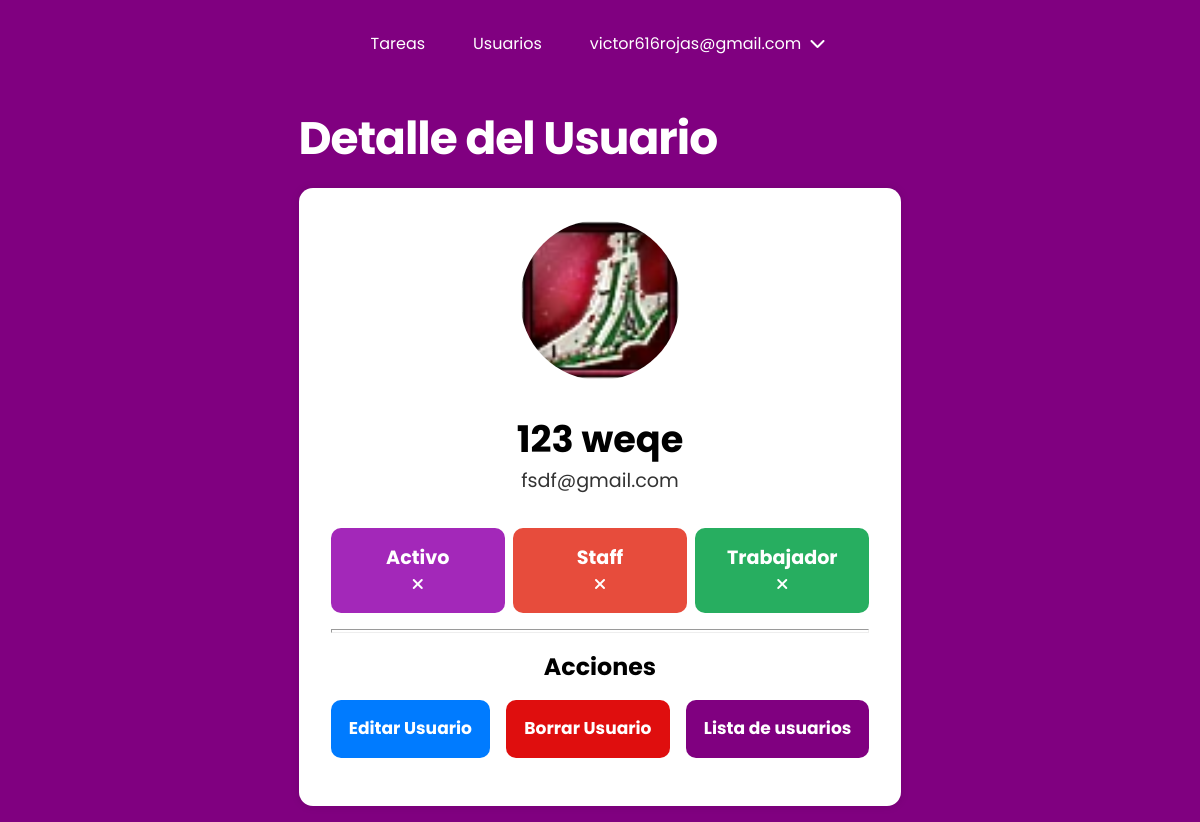
Page /users/7/ (signed in) on the committed database.
### users/models.py (models this page shows, shortened)
class CustomUser(AbstractBaseUser, PermissionsMixin):
    email = models.EmailField(unique=True, max_length=25)
    password = models.CharField(max_length=128)
    first_name = models.CharField(max_length=30, blank=True)
    last_name = models.CharField(max_length=30, blank=True)
    date_joined = models.DateTimeField(default=timezone.now)
    is_active = models.BooleanField(default=True)
    is_staff = models.BooleanField(default=False)
    is_worker = models.BooleanField(default=False)
    profile_picture = models.ImageField(upload_to='users/images/profile_pictures/',
                                        blank=True, null=True)
    objects = CustomUserManager()  # Instanciamos nuestro administrador personalizado
    USERNAME_FIELD = "email"
    REQUIRED_FIELDS = []
    class Meta:
        ordering = ["-date_joined"]

### users/views.py (the view)
# urls.py: path('<int:user_id>/', views.detail_user, name='user-detail'),
@login_required(login_url="/users/login/")
def detail_user(request, user_id):
    user = get_object_or_404(CustomUser, pk=user_id)
    is_not_current_user = request.user != user
    delete_url = reverse("user-delete", args=[user_id])
    context = {
        "user": user,
        "is_not_current_user": is_not_current_user,
        "delete_url": delete_url,
        "user_id_for_modal": user_id,
    }
    return render(request, "users/detail.html", context)

### users/templates/users/detail.html (shortened to what this page needs)
{% extends "base.html" %}
{% load static %}
{% block css %}
<link rel="stylesheet" type="text/css" href="{% static 'users/css/style.css' %}">
{% endblock %}
{% block content %}
<section class="card-container">
    <h1 class="fs-6">Detalle del Usuario</h1>
    <div class="user-card flex-column">
        <div class="user__profile-picture">
            {% if user.profile_picture %}
            <img src="{{ user.profile_picture.url }}" alt="{{ user.first_name }} {{ user.last_name }}">
            {% else %}
            <p class="placeholder">No hay foto de perfil disponible.</p>
            {% endif %}
        </div>
        <div class="user__info flex-column">
            <div class="user__info-box flex-column">
                <p class="fs-5">{{ user.first_name }} {{ user.last_name }}</p>
                <p class="fs-2">{{ user.email }}</p>
            </div>
            <div class="user__info-actives">
                <div class="pair-box">
                    <strong class="fs-2">Activo</strong>
                    {% if user.is_active %}
                    <p><i class="fa-solid fa-check icon"></i></p>
                    {% else %}
                    <p><i class="fa-solid fa-xmark icon"></i></p>
                    {% endif %}
                </div>
                <div class="pair-box">
                    <strong class="fs-2">Staff</strong>
                    {% if user.is_staff %}
                    <p><i class="fa-solid fa-check icon"></i></p>
                    {% else %}
                    <p><i class="fa-solid fa-xmark icon"></i></p>
                    {% endif %}
                </div>
                <div class="pair-box">
                    <strong class="fs-2">Trabajador</strong>
                    {% if user.is_worker %}
                    <p><i class="fa-solid fa-check icon"></i></p>
                    {% else %}
                    <p><i class="fa-solid fa-xmark icon"></i></p>
                    {% endif %}
                </div>
            </div>
        </div>
        <hr>
        <div class="actions">
            <h3 class="fs-3">Acciones</h3>
            <div class="cluster">
                <a class="btn btn-edit fs-1" href="{% url 'user-update' user.id %}">Editar Usuario</a>
                {% if is_not_current_user %}
                <a id="delete-modal" class="btn btn-delete fs-1" href="#">Borrar Usuario</a>
                {% endif %}
                <a class="btn btn-return fs-1" href="{% url 'user-list' %}">Lista de usuarios</a>
            </div>
        </div>
    </div>
</section>
{% endblock %}

### taskmaster/templates/base.html (shortened to what this page needs)
{% load static %}
<!DOCTYPE html>
<html lang="es">
<head>
    <link rel="stylesheet" type="text/css" href="{% static 'css/main.css' %}" />
    <link rel="stylesheet" href="https://cdnjs.cloudflare.com/ajax/libs/font-awesome/6.4.2/css/all.min.css" />
    <link rel="stylesheet" href="https://cdn.jsdelivr.net/npm/bootstrap-icons@1.11.1/font/bootstrap-icons.css">
    {% block css %}{% endblock %}
</head>
<body>
    {% if request.user.is_authenticated %}
    <header class="primary-header flex">
        <nav>
            <ul id="primary-navigation" data-visible="false" class="primary-navigation flex">
                <li class="active"><a href="{% url 'task-list' %}">Tareas</a></li>
                {% if request.user.is_staff %}
                <li class="active"><a href="{% url 'user-list' %}">Usuarios</a></li>
                {% endif %}
                <li class="active has-dropdown">{{ request.user.email }} <i class="fa-solid fa-chevron-down"></i>
                </li>
            </ul>
        </nav>
    </header>
    {% endif %}
    <main>{% block content %}{% endblock %}</main>
</body>
</html>

### taskmaster/static/css/main.css (style rules this page uses)
:root { --clr-white: rgb(255, 255, 255); --clr-neutral-400: rgb(3, 3, 3); --clr-accent-700: rgb(128, 0, 128); --clr-gradient-accent: rgb(182, 0, 136); --clr-complete: rgb(0, 117, 16); --clr-incomplete: rgb(223, 14, 14); --clr-btn-edit: rgb(0, 123, 255); --clr-btn-delete: rgb(223, 14, 14); --clr-btn-return: rgb(128, 0, 128); --clr-btn-edit-hover: rgba(0, 123, 255, 0.8); --clr-btn-delete-hover: rgba(223, 14, 14, 0.8); --clr-btn-return-hover: rgba(128, 0, 128, 0.8); --bg-clr: rgb(250, 250, 250); --ff-primary: "Poppins", Arial, Helvetica, sans-serif; --fw-regular: 400; --fw-semi-bold: 600; --fw-bold: 700; --fs-1: clamp(0.75rem, calc(0.55rem + 0.69vw), 1.19rem); --fs-2: clamp(0.78rem, calc(0.59rem + 0.81vw), 1.4rem); --fs-3: clamp(0.88rem, calc(0.69rem + 1.06vw), 1.75rem); --fs-4: clamp(1.05rem, calc(0.81rem + 1.38vw), 2.19rem); --fs-5: clamp(1.26rem, calc(0.95rem + 1.79vw), 2.73rem); --fs-6: clamp(1.51rem, calc(1.11rem + 2.31vw), 3.42rem); --fs-7: clamp(1.81rem, calc(1.29rem + 2.98vw), 4.27rem); --fs-8: clamp(2.18rem, calc(1.51rem + 3.83vw), 5.34rem); --fs-btn-1: clamp(1rem, calc(1rem + 0.05vw), 1.19rem); }
*, *::before, *::after { box-sizing: border-box; }
* { margin: 0; padding: 0; font: inherit; }
html { scroll-behavior: smooth; scroll-padding-top: var(--scroll-padding, 75px); }
body { line-height: 1.5; background-color: var(--clr-accent-700); font-family: var(--ff-primary); }
h1, h2, p { color: var(--clr-neutral); }
h3 { color: var(--clr-accent); }
img, picture, video, canvas, svg { display: block; max-width: 100%; object-fit: cover; }
.fs-1 { font-size: var(--fs-1); }
.fs-2 { font-size: var(--fs-2); }
.fs-3 { font-size: var(--fs-3); }
.fs-5 { font-size: var(--fs-5); }
.fs-6 { font-size: var(--fs-6); }
.flex-column { display: flex; flex-direction: column; }
h1 { margin-block: 1rem; width: min(100% - 3rem, 40ch); letter-spacing: -1px; text-align: left; }
.card-container { width: min(100% - 3rem, 60ch); margin-inline: auto; }
.flex { display: flex; gap: var(--gap, 1rem); }
.primary-header { align-items: center; justify-content: center; }
.primary-navigation { list-style: none; }
.primary-navigation a { text-decoration: none; color: var(--clr-white); }
.has-dropdown { display: inline-block; color: var(--clr-white); cursor: pointer; position: relative; }
.fa-chevron-down { padding-inline: 0.25rem; transition: transform 0.3s ease; }
.cluster { display: flex; flex-direction: column; flex-wrap: wrap; gap: 1rem; justify-content: space-between; margin-block: 1rem; }
.actions h3 { font-weight: var(--fw-bold); }
.actions .cluster a { color: white; text-decoration: none; }
@media (min-width: 35em) { .primary-navigation { --gap: clamp(1.5rem, 5vw, 3rem); padding-block: 2rem; padding-inline: clamp(3rem, 8vw, 10rem); } }
h1 { font-weight: var(--fw-bold); color: var(--clr-white); }
.btn { font-weight: bold; padding: 1rem; border-radius: 10px; text-align: center; cursor: pointer; }
.btn-edit { background-color: var(--clr-btn-edit); }
.btn-delete { background-color: var(--clr-btn-delete); }
.btn-return { background-color: var(--clr-btn-return); }

### users/static/users/css/style.css (style rules this page uses)
:root { --clr-white: #ffffff; --clr-accent-700: #800080; --fw-bold: 700; }
.user-card { align-content: center; gap: 1rem; margin-block: 1rem; padding-inline: 2rem; padding-block: 2rem; text-align: center; background-color: var(--clr-white); border-radius: 14px; box-shadow: 0px 0px 10px rgba(0, 0, 0, 0.1); }
.user__profile-picture { align-self: center; }
.user__profile-picture img { width: 10rem; height: 10rem; border-radius: 50%; object-fit: cover; object-position: center; }
.user__info { gap: 1rem; margin-top: 1rem; }
.user__info-box { margin-bottom: 1rem; }
.user__info-box > p:first-child { font-weight: var(--fw-bold); }
.user__info-box > p:nth-child(2) { color: #333; }
.user__info-actives { display: grid; gap: 0.5rem; }
.pair-box { color: var(--clr-white); border-radius: 10px; padding: 1rem; }
.pair-box:first-child { background-color: #a328b9; }
.pair-box:nth-child(2) { background-color: #e74c3c; }
.pair-box:last-child { background-color: #27ae60; }
.pair-box > strong { font-weight: var(--fw-bold); }
hr { height: 0.25rem; }
@media (min-width: 35em) { .user__info-actives { grid-auto-flow: column; grid-auto-columns: 1fr; } }
@media (min-width: 35em) { .cluster { flex-direction: row; } }
@media (min-width: 35em) { .cluster > * { flex-grow: 1; } }
@media (min-width: 35em) { .card-container { margin-top: 0; } }

### rows in the picture
CustomUser: user.email "victor616rojas@gmail.com"
CustomUser: profile_picture (picture), first_name "123", last_name "weqe", email "fsdf@gmail.com"
